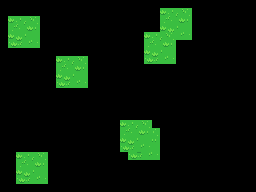

A level layout from a 2D game, rendered from its tile map. Below: a short description, then the map file with its tile-grid data intact:
An orthogonal 32x24 tile map with 8x8 px tiles, 3 tile layers (Background, Ground, Objects) and 11 objects.

<map version="1.4" tiledversion="1.4.2" orientation="orthogonal" renderorder="right-down" width="32" height="24" tilewidth="8" tileheight="8" infinite="0" nextlayerid="5" nextobjectid="17">
 <tileset firstgid="1" source="overworld-tileset.tsx" />
 <layer id="1" name="Background" width="32" height="24">
  <data encoding="csv">
0,0,0,0,0,0,0,0,0,0,0,0,0,0,0,0,0,0,0,0,0,0,0,0,0,0,0,0,0,0,0,0,
0,0,0,0,0,0,0,0,0,0,0,0,0,0,0,0,0,0,0,0,1455,1456,1457,1458,0,0,0,0,0,0,0,0,
0,0,0,0,0,0,0,0,0,0,0,0,0,0,0,0,0,0,0,0,1535,1536,1537,1538,0,0,0,0,0,0,0,0,
0,0,0,0,0,0,0,0,0,0,0,0,0,0,0,0,0,0,0,0,1615,1616,1617,1618,0,0,0,0,0,0,0,0,
0,0,0,0,0,0,0,0,0,0,0,0,0,0,0,0,0,0,0,0,1695,1696,1697,1698,0,0,0,0,0,0,0,0,
0,0,0,0,0,0,0,0,0,0,0,0,0,0,0,0,0,0,0,0,0,0,0,0,0,0,0,0,0,0,0,0,
0,0,0,0,0,0,0,0,0,0,0,0,0,0,0,0,0,0,0,0,0,0,0,0,0,0,0,0,0,0,0,0,
0,0,0,0,0,0,0,0,0,0,0,0,0,0,0,0,0,0,0,0,0,0,0,0,0,0,0,0,0,0,0,0,
0,0,0,0,0,0,0,0,0,0,0,0,0,0,0,0,0,0,0,0,0,0,0,0,0,0,0,0,0,0,0,0,
0,0,0,0,0,0,0,0,0,0,0,0,0,0,0,0,0,0,0,0,0,0,0,0,0,0,0,0,0,0,0,0,
0,0,0,0,0,0,0,0,0,0,0,0,0,0,0,0,0,0,0,0,0,0,0,0,0,0,0,0,0,0,0,0,
0,0,0,0,0,0,0,0,0,0,0,0,0,0,0,0,0,0,0,0,0,0,0,0,0,0,0,0,0,0,0,0,
0,0,0,0,0,0,0,0,0,0,0,0,0,0,0,0,0,0,0,0,0,0,0,0,0,0,0,0,0,0,0,0,
0,0,0,0,0,0,0,0,0,0,0,0,0,0,0,0,0,0,0,0,0,0,0,0,0,0,0,0,0,0,0,0,
0,0,0,0,0,0,0,0,0,0,0,0,0,0,0,0,0,0,0,0,0,0,0,0,0,0,0,0,0,0,0,0,
0,0,0,0,0,0,0,0,0,0,0,0,0,0,0,0,0,0,0,0,0,0,0,0,0,0,0,0,0,0,0,0,
0,0,0,0,0,0,0,0,0,0,0,0,0,0,0,0,1455,1456,1457,1458,0,0,0,0,0,0,0,0,0,0,0,0,
0,0,0,0,0,0,0,0,0,0,0,0,0,0,0,0,1535,1536,1537,1538,0,0,0,0,0,0,0,0,0,0,0,0,
0,0,0,0,0,0,0,0,0,0,0,0,0,0,0,0,1615,1616,1617,1618,0,0,0,0,0,0,0,0,0,0,0,0,
0,0,0,0,0,0,0,0,0,0,0,0,0,0,0,0,1695,1696,1697,1698,0,0,0,0,0,0,0,0,0,0,0,0,
0,0,0,0,0,0,0,0,0,0,0,0,0,0,0,0,0,0,0,0,0,0,0,0,0,0,0,0,0,0,0,0,
0,0,0,0,0,0,0,0,0,0,0,0,0,0,0,0,0,0,0,0,0,0,0,0,0,0,0,0,0,0,0,0,
0,0,0,0,0,0,0,0,0,0,0,0,0,0,0,0,0,0,0,0,0,0,0,0,0,0,0,0,0,0,0,0,
0,0,0,0,0,0,0,0,0,0,0,0,0,0,0,0,0,0,0,0,0,0,0,0,0,0,0,0,0,0,0,0
</data>
 </layer>
 <layer id="2" name="Ground" width="32" height="24">
  <data encoding="csv">
0,0,0,0,0,0,0,0,0,0,0,0,0,0,0,0,0,0,0,0,0,0,0,0,0,0,0,0,0,0,0,0,
0,0,0,0,0,0,0,0,0,0,0,0,0,0,0,0,0,0,0,0,0,0,0,0,0,0,0,0,0,0,0,0,
0,1455,1456,1457,1458,0,0,0,0,0,0,0,0,0,0,0,0,0,0,0,0,0,0,0,0,0,0,0,0,0,0,0,
0,1535,1536,1537,1538,0,0,0,0,0,0,0,0,0,0,0,0,0,0,0,0,0,0,0,0,0,0,0,0,0,0,0,
0,1615,1616,1617,1618,0,0,0,0,0,0,0,0,0,0,0,0,0,1455,1456,1457,1458,0,0,0,0,0,0,0,0,0,0,
0,1695,1696,1697,1698,0,0,0,0,0,0,0,0,0,0,0,0,0,1535,1536,1537,1538,0,0,0,0,0,0,0,0,0,0,
0,0,0,0,0,0,0,0,0,0,0,0,0,0,0,0,0,0,1615,1616,1617,1618,0,0,0,0,0,0,0,0,0,0,
0,0,0,0,0,0,0,1455,1456,1457,1458,0,0,0,0,0,0,0,1695,1696,1697,1698,0,0,0,0,0,0,0,0,0,0,
0,0,0,0,0,0,0,1535,1536,1537,1538,0,0,0,0,0,0,0,0,0,0,0,0,0,0,0,0,0,0,0,0,0,
0,0,0,0,0,0,0,1615,1616,1617,1618,0,0,0,0,0,0,0,0,0,0,0,0,0,0,0,0,0,0,0,0,0,
0,0,0,0,0,0,0,1695,1696,1697,1698,0,0,0,0,0,0,0,0,0,0,0,0,0,0,0,0,0,0,0,0,0,
0,0,0,0,0,0,0,0,0,0,0,0,0,0,0,0,0,0,0,0,0,0,0,0,0,0,0,0,0,0,0,0,
0,0,0,0,0,0,0,0,0,0,0,0,0,0,0,0,0,0,0,0,0,0,0,0,0,0,0,0,0,0,0,0,
0,0,0,0,0,0,0,0,0,0,0,0,0,0,0,0,0,0,0,0,0,0,0,0,0,0,0,0,0,0,0,0,
0,0,0,0,0,0,0,0,0,0,0,0,0,0,0,0,0,0,0,0,0,0,0,0,0,0,0,0,0,0,0,0,
0,0,0,0,0,0,0,0,0,0,0,0,0,0,0,1455,1456,1457,1458,0,0,0,0,0,0,0,0,0,0,0,0,0,
0,0,0,0,0,0,0,0,0,0,0,0,0,0,0,1535,1536,1537,1538,0,0,0,0,0,0,0,0,0,0,0,0,0,
0,0,0,0,0,0,0,0,0,0,0,0,0,0,0,1615,1616,1617,1618,0,0,0,0,0,0,0,0,0,0,0,0,0,
0,0,0,0,0,0,0,0,0,0,0,0,0,0,0,1695,1696,1697,1698,0,0,0,0,0,0,0,0,0,0,0,0,0,
0,0,1455,1456,1457,1458,0,0,0,0,0,0,0,0,0,0,0,0,0,0,0,0,0,0,0,0,0,0,0,0,0,0,
0,0,1535,1536,1537,1538,0,0,0,0,0,0,0,0,0,0,0,0,0,0,0,0,0,0,0,0,0,0,0,0,0,0,
0,0,1615,1616,1617,1618,0,0,0,0,0,0,0,0,0,0,0,0,0,0,0,0,0,0,0,0,0,0,0,0,0,0,
0,0,1695,1696,1697,1698,0,0,0,0,0,0,0,0,0,0,0,0,0,0,0,0,0,0,0,0,0,0,0,0,0,0,
0,0,0,0,0,0,0,0,0,0,0,0,0,0,0,0,0,0,0,0,0,0,0,0,0,0,0,0,0,0,0,0
</data>
 </layer>
 <layer id="3" name="Objects" width="32" height="24">
  <data encoding="csv">
0,0,0,0,0,0,0,0,0,0,0,0,0,0,0,0,0,0,0,0,0,0,0,0,0,0,0,0,0,0,0,0,
0,0,0,0,0,0,0,0,0,0,0,0,0,0,0,0,0,0,0,0,0,0,0,0,0,0,0,0,0,0,0,0,
0,0,0,0,0,0,0,0,0,0,0,0,0,0,0,0,0,0,0,0,0,0,0,0,0,0,0,0,0,0,0,0,
0,0,0,0,0,0,0,0,0,0,0,0,0,0,0,0,0,0,0,0,0,0,0,0,0,0,0,0,0,0,0,0,
0,0,0,0,0,0,0,0,0,0,0,0,0,0,0,0,0,0,0,0,0,0,0,0,0,0,0,0,0,0,0,0,
0,0,0,0,0,0,0,0,0,0,0,0,0,0,0,0,0,0,0,0,0,0,0,0,0,0,0,0,0,0,0,0,
0,0,0,0,0,0,0,0,0,0,0,0,0,0,0,0,0,0,0,0,0,0,0,0,0,0,0,0,0,0,0,0,
0,0,0,0,0,0,0,0,0,0,0,0,0,0,0,0,0,0,0,0,0,0,0,0,0,0,0,0,0,0,0,0,
0,0,0,0,0,0,0,0,0,0,0,0,0,0,0,0,0,0,0,0,0,0,0,0,0,0,0,0,0,0,0,0,
0,0,0,0,0,0,0,0,0,0,0,0,0,0,0,0,0,0,0,0,0,0,0,0,0,0,0,0,0,0,0,0,
0,0,0,0,0,0,0,0,0,0,0,0,0,0,0,0,0,0,0,0,0,0,0,0,0,0,0,0,0,0,0,0,
0,0,0,0,0,0,0,0,0,0,0,0,0,0,0,0,0,0,0,0,0,0,0,0,0,0,0,0,0,0,0,0,
0,0,0,0,0,0,0,0,0,0,0,0,0,0,0,0,0,0,0,0,0,0,0,0,0,0,0,0,0,0,0,0,
0,0,0,0,0,0,0,0,0,0,0,0,0,0,0,0,0,0,0,0,0,0,0,0,0,0,0,0,0,0,0,0,
0,0,0,0,0,0,0,0,0,0,0,0,0,0,0,0,0,0,0,0,0,0,0,0,0,0,0,0,0,0,0,0,
0,0,0,0,0,0,0,0,0,0,0,0,0,0,0,0,0,0,0,0,0,0,0,0,0,0,0,0,0,0,0,0,
0,0,0,0,0,0,0,0,0,0,0,0,0,0,0,0,0,0,0,0,0,0,0,0,0,0,0,0,0,0,0,0,
0,0,0,0,0,0,0,0,0,0,0,0,0,0,0,0,0,0,0,0,0,0,0,0,0,0,0,0,0,0,0,0,
0,0,0,0,0,0,0,0,0,0,0,0,0,0,0,0,0,0,0,0,0,0,0,0,0,0,0,0,0,0,0,0,
0,0,0,0,0,0,0,0,0,0,0,0,0,0,0,0,0,0,0,0,0,0,0,0,0,0,0,0,0,0,0,0,
0,0,0,0,0,0,0,0,0,0,0,0,0,0,0,0,0,0,0,0,0,0,0,0,0,0,0,0,0,0,0,0,
0,0,0,0,0,0,0,0,0,0,0,0,0,0,0,0,0,0,0,0,0,0,0,0,0,0,0,0,0,0,0,0,
0,0,0,0,0,0,0,0,0,0,0,0,0,0,0,0,0,0,0,0,0,0,0,0,0,0,0,0,0,0,0,0,
0,0,0,0,0,0,0,0,0,0,0,0,0,0,0,0,0,0,0,0,0,0,0,0,0,0,0,0,0,0,0,0
</data>
 </layer>
 <objectgroup id="4" name="Collision">
  <object id="5" x="88" y="8" width="48" height="48" />
  <object id="7" x="184" y="48" width="32" height="8" />
  <object id="8" x="184" y="64" width="32" height="32" />
  <object id="9" x="144" y="72" width="40" height="24" />
  <object id="10" x="152" y="96" width="16" height="8" />
  <object id="11" x="168" y="96" width="80" height="64" />
  <object id="12" x="216" y="80" width="32" height="16" />
  <object id="13" x="184" y="56" width="32" height="8" />
  <object id="14" x="24" y="32" width="48" height="112" />
  <object id="15" x="80" y="128" width="32" height="24" />
  <object id="16" x="80" y="120" width="32" height="8" />
 </objectgroup>
</map>
